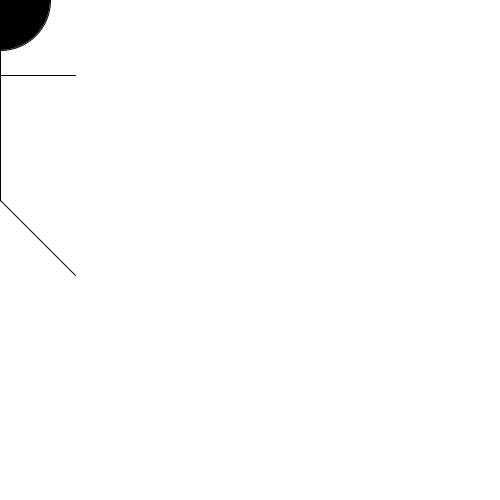
Frame 1 (no input)
Frame 60 (the mouse pressed at the canvas centre just before this capture): identical to frame 1, image omitted
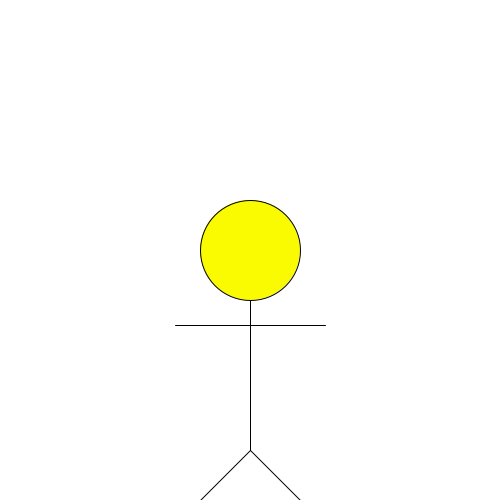
Frame 120 (the mouse held since frame 60 and released just before this capture)

The Processing sketch that drew these frames (run headless with seeded random() and noise(); from frame 60 on, the mouse is pressed at the canvas centre):

// Processing sketch: processing_160702
// ── processing_160702.pde

void setup(){
  size (500,500);
}
void draw(){
  background(255);
  fill(mouseX,mouseY,0);
  drawBeanPole(mouseX,mouseY);
}

void drawBeanPole(int x,int y) {
  int b = 100;
  stroke(0);
  ellipse(x,y,b,b);
  line(x,y+50,x,y+200);
  line(x-75,y+75,x+75,y+75);
  line(x-75,y+275,x,y+200);
  line(x+75,y+275,x,y+200);
}
